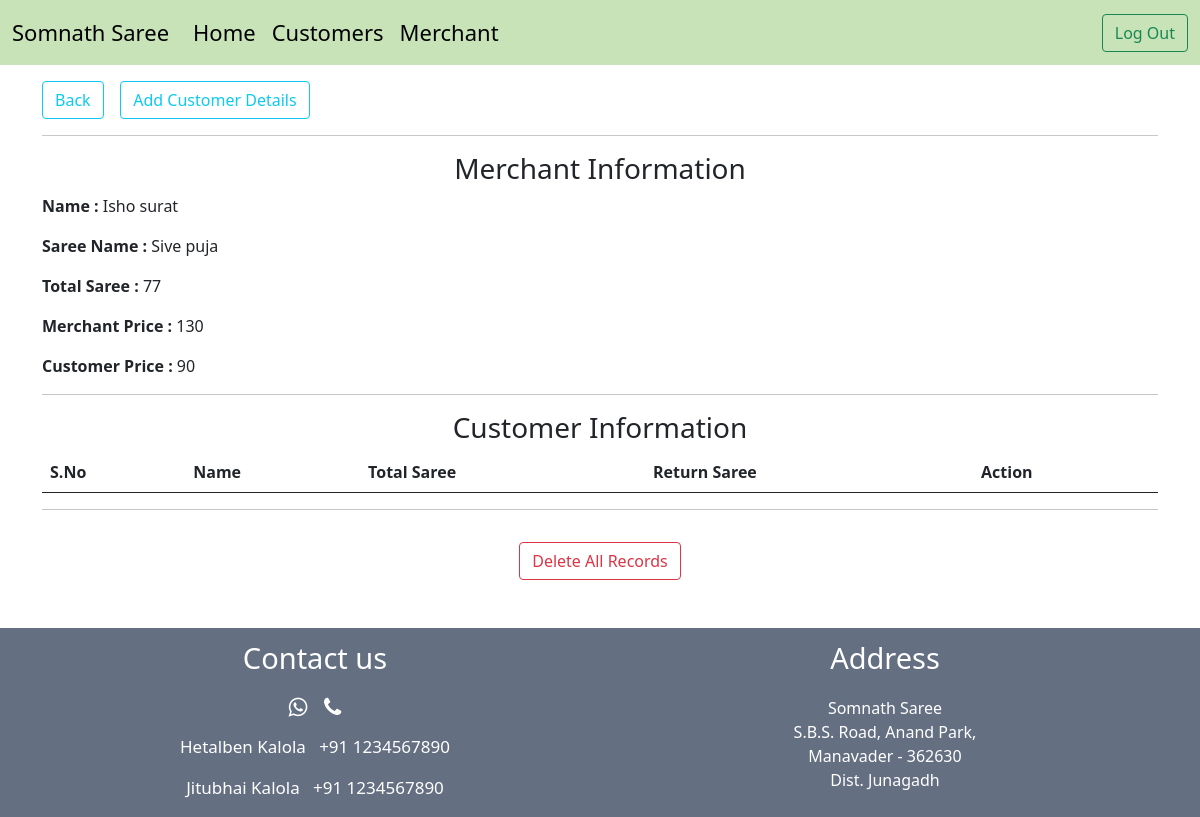
Screenshot of /customerlist.php?m_id=2 (signed in) with the database file from the repository.
### tables this page shows
CREATE TABLE `merchant` (
  `merchant_id` int(10) NOT NULL,
  `merchant_name` varchar(100) NOT NULL,
  `saree_name` varchar(100) NOT NULL,
  `total_saree` int(10) NOT NULL,
  `merchant_price` int(50) NOT NULL,
  `saree_price` int(10) NOT NULL,
  `date` date NOT NULL
);

### customerlist.php (the view, shortened to what this page needs)
<?php
    include 'conponments/_dbconnect.php';
    $m_id = $_GET['m_id'];
    $sql = "SELECT * FROM `merchant` WHERE `merchant_id` = $m_id";
    $result = mysqli_query($conn, $sql);
    while($row = mysqli_fetch_array($result))
    {
        $m_name = $row['merchant_name'];
        $s_name = $row['saree_name'];
        $t_saree = $row['total_saree'];
        $m_price = $row['merchant_price'];
        $price = $row['saree_price'];
    }
?>
<!doctype html>
<html lang="en">
<head>
    <?php include 'conponments/_header.php'; ?>
    <link href="https://cdn.jsdelivr.net/npm/bootstrap@5.0.0-beta3/dist/css/bootstrap.min.css" rel="stylesheet"
>
    <link rel="stylesheet" href="//cdn.datatables.net/1.10.24/css/jquery.dataTables.min.css">
</head>
<body>
    <div class="container mt-3">
        <a href="/somnathsaree/index.php" class="btn btn-outline-info">Back</a> &nbsp;&nbsp;
        <button type="button" class="btn btn-outline-info" data-bs-toggle="modal" data-bs-target="#CustomerModal">
            Add Customer Details
        </button>
    </div>
    <div class="container">
        <hr>
            <h3 class="text-center">Merchant Information</h3>
            <?php
                echo '<p><b>Name : </b>  '.$m_name.'<p>
                <p><b>Saree Name : </b> '.$s_name.' <p>
                <p><b>Total Saree : </b> '.$t_saree.' <p>
                <p><b>Merchant Price : </b> '.$m_price.' <p>
                <p><b>Customer Price : </b> '.$price.' <p>';
            ?>
        <hr>
    </div>
    <div class="container">
        <h3 class="text-center"> Customer Information </h3>
    </div>
    <div class="container">
        <table class="table" id="myTable">
            <thead>
                <tr>
                    <th scope="col">S.No</th>
                    <th scope="col">Name</th>
                    <th scope="col">Total Saree</th>
                    <th scope="col">Return Saree</th>
                    <th scope="col">Action</th>
                </tr>
            </thead>
        </table>
        <hr>
    </div>
    <div class="container text-center mb-5">
        <a href="/somnathsaree/delete_all_customer.php?m_id=<?php echo $m_id;   ?>" class="btn btn-outline-danger mt-3">Delete All Records</a>
    </div>
    <?php include 'conponments/_footer.php';?>
</body>
</html>

### rows the page displays
merchant: merchant_name "Isho surat", saree_name "Sive puja", total_saree "77", merchant_price "130", saree_price "90"
